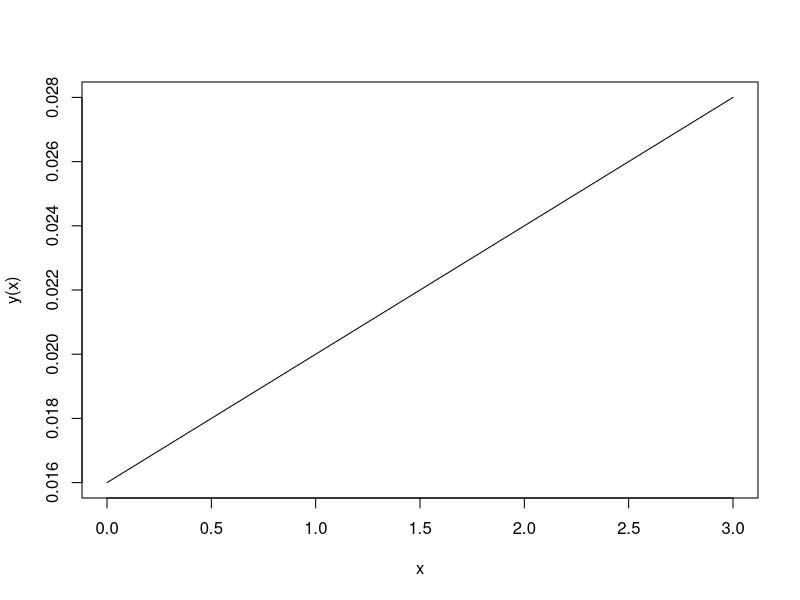

Write the R code that produced this figure. (Note: this script raises an error after producing the figure.)
## ---- chunk 1
x= seq(0,3,0.2)
plot(x, 0.004*x+0.016, type="l", ylab = "y(x)")
## ---- chunk 2
knitr::include_graphics('figures/fig-calcdiff-2.png')
## ---- chunk 3
knitr::include_graphics('figures/fig-calcdiff-3.png')
## ---- chunk 4
knitr::include_graphics('figures/fig-calcdiff-4.png')
## ---- chunk 5
knitr::include_graphics('figures/fig-calcdiff-5.png')
## ---- chunk 6
knitr::include_graphics('figures/fig-calcdiff-6.png')
## ---- chunk 7
x= seq(0,3,0.2)
t= seq(0,3,0.2)
surf=function(x,t) x*t^2
y <- outer(x, t, surf)

persp(x, t, y)
## ---- chunk 8
knitr::include_graphics('figures/fig-calcdiff-8.png')
## ---- chunk 9
knitr::include_graphics('figures/fig-calcdiff-9.png')
## ---- chunk 10
knitr::include_graphics('figures/fig-calcdiff-10.png')
## ---- chunk 11
knitr::include_graphics('figures/fig-calcdiff-11.png')
## ---- chunk 12
knitr::include_graphics('figures/fig-calcdiff-p20.png')
## ---- chunk 13
knitr::include_graphics('figures/fig-calcdiff-p21.png')
